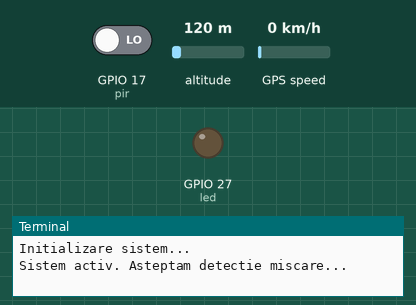
Recording of a program running on a simulated Raspberry Pi (BCM pin numbers). On the bench: output pins drawn as LEDs (lit = HIGH), the last lines printed to the terminal. The inputs (shaded band) are chosen by the test bench; at power-on: GPIO 17 (pir) LOW, altitude 120 m, GPS speed 0 km/h. The clock reads 2024-03-15 10:24:30 at power-on unless the program sets it; the GPS gets a fix after 3 s at 37.7749, -122.4194 with 8 satellites; sending an e-mail succeeds after 1 s.

Above: at 1.2 s.
1.3 s: GPIO 17 (pir) driven HIGH
At 2.5 s:
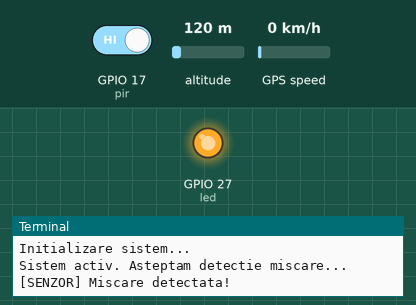
2.8 s: GPIO 17 (pir) driven LOW
At 4.7 s:
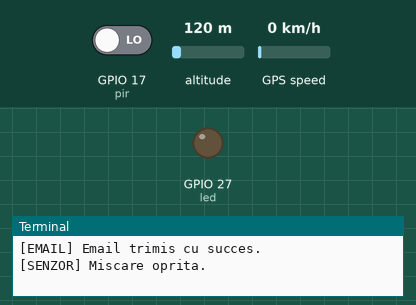
Timing chart, 0 to 6.2 s (numbered marks = the images above; inputs shaded):
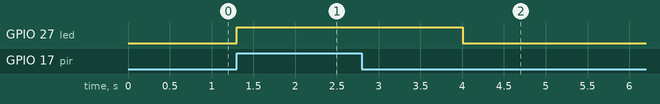

The program:

main.py
```python
import time
import serial
import pynmea2
import smtplib
from email.mime.text import MIMEText
from gpiozero import MotionSensor, LED
from gpiozero.pins.rpigpio import RPiGPIOFactory
from gpiozero import Device
from datetime import datetime, timedelta
from signal import pause
import sys

# === CONFIGURARE GPIO ===
Device.pin_factory = RPiGPIOFactory()
pir = MotionSensor(17)    # PIR pe GPIO 17 (pin fizic 11)
led = LED(27)             # LED pe GPIO 27 (pin fizic 13)

# === CONFIGURARE EMAIL ===
SMTP_SERVER = 'smtp.gmail.com'
SMTP_PORT = 587
USERNAME = 'youremail@gmail.com'
PASSWORD = 'the_password_or_app_specific_password'
RECIEVER_EMAIL = 'another.email@gmail.com'

# === TIMP MINIM INTRE EMAILURI ===
last_motion_time = datetime.min
DEBOUNCE_SECONDS = 15

# === FUNCTIE PENTRU TRIMITERE EMAIL ===
def send_email(link):
    subject = 'Alerta: miscare detectata'
    body = f'Senzorul PIR a detectat miscare.\nLocatie estimata: {link}'

    msg = MIMEText(body)
    msg['Subject'] = subject
    msg['From'] = USERNAME
    msg['To'] = RECIEVER_EMAIL

    try:
        with smtplib.SMTP(SMTP_SERVER, SMTP_PORT) as server:
            server.starttls()
            server.login(USERNAME, PASSWORD)
            server.send_message(msg)
            print("[EMAIL] Email trimis cu succes.")
    except Exception as e:
        print(f"[EMAIL] Eroare la trimitere: {e}")

# === FUNCTIE PENTRU OBTINERE LOCATIE GPS ===
def get_gps_link():
    try:
        with serial.Serial("/dev/ttyAMA0", baudrate=9600, timeout=1) as ser:
            for _ in range(15):  # Incearca 15 citiri (max ~15 sec)
                line = ser.readline().decode('ascii', errors='replace').strip()
                if line.startswith(('$GPGGA', '$GNGGA', '$GPRMC', '$GNRMC')):
                    try:
                        msg = pynmea2.parse(line)
                        if msg.latitude and msg.longitude:
                            latitude = msg.latitude
                            longitude = msg.longitude
                            link = f"https://maps.google.com/?q={latitude:.6f},{longitude:.6f}"
                            return link
                    except pynmea2.ParseError:
                        continue
    except Exception as e:
        print(f"[GPS] Eroare la citire: {e}")
    return None

# === FUNCTII PENTRU SENZOR ===
def motion_detected():
    global last_motion_time
    if datetime.now() - last_motion_time < timedelta(seconds=DEBOUNCE_SECONDS):
        return  # Ignora miscare daca e prea devreme

    last_motion_time = datetime.now()

    print("[SENZOR] Miscare detectata!")
    led.on()

    link = get_gps_link()
    if link:
        print(f"[GPS] Link Google Maps: {link}")
        send_email(link)
    else:
        print("[GPS] Nu s-a putut obține locația.")

def motion_stopped():
    print("[SENZOR] Miscare oprita.")
    led.off()

pir.when_motion = motion_detected
pir.when_no_motion = motion_stopped

# === FUNCTIE DE INCHIDERE CURATA ===
def clean_exit():
    led.off()
    print("LED oprit.")
    print("Conexiune inchisa.")
    sys.exit(0)

# === MAIN ===
print("Initializare sistem...")
print("Sistem activ. Asteptam detectie miscare...")

try:
    pause()  # asteapta evenimente de la senzor
except KeyboardInterrupt:
    print("\nProgram oprit manual.")
    clean_exit()
```

Measured:
- after the input at 1.3 s, GPIO 27 (led): LOW → HIGH at once
- after the input at 2.8 s, GPIO 27 (led): HIGH → LOW after 1.2 s
